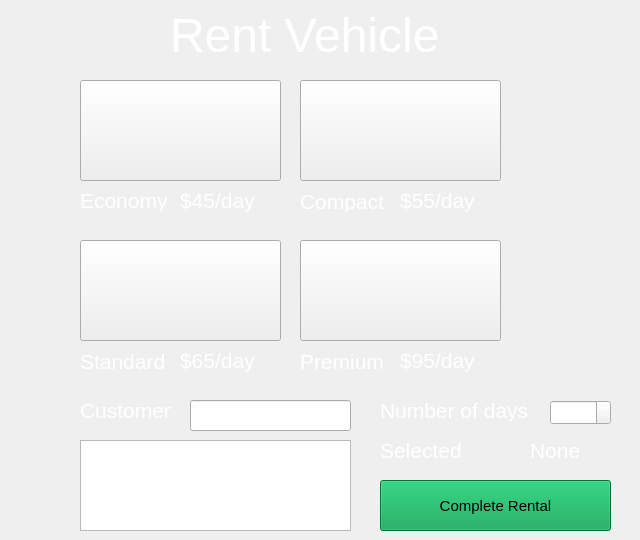
    <widget class="QWidget" name="Rent">
     <widget class="QLabel" name="label_3">
      <property name="geometry">
       <rect>
        <x>170</x>
        <y>0</y>
        <width>271</width>
        <height>71</height>
       </rect>
      </property>
      <property name="font">
       <font>
        <pointsize>36</pointsize>
       </font>
      </property>
      <property name="styleSheet">
       <string notr="true">color: rgb(255, 255, 255);</string>
      </property>
      <property name="text">
       <string>Rent Vehicle</string>
      </property>
     </widget>
     <widget class="QLabel" name="label_15">
      <property name="geometry">
       <rect>
        <x>80</x>
        <y>190</y>
        <width>101</width>
        <height>21</height>
       </rect>
      </property>
      <property name="font">
       <font>
        <pointsize>16</pointsize>
       </font>
      </property>
      <property name="styleSheet">
       <string notr="true">color: rgb(255, 255, 255);</string>
      </property>
      <property name="text">
       <string>Economy</string>
      </property>
     </widget>
     <widget class="QLabel" name="label_16">
      <property name="geometry">
       <rect>
        <x>300</x>
        <y>191</y>
        <width>101</width>
        <height>21</height>
       </rect>
      </property>
      <property name="font">
       <font>
        <pointsize>16</pointsize>
       </font>
      </property>
      <property name="styleSheet">
       <string notr="true">color: rgb(255, 255, 255);</string>
      </property>
      <property name="text">
       <string>Compact</string>
      </property>
     </widget>
     <widget class="QLabel" name="label_17">
      <property name="geometry">
       <rect>
        <x>80</x>
        <y>351</y>
        <width>101</width>
        <height>21</height>
       </rect>
      </property>
      <property name="font">
       <font>
        <pointsize>16</pointsize>
       </font>
      </property>
      <property name="styleSheet">
       <string notr="true">color: rgb(255, 255, 255);</string>
      </property>
      <property name="text">
       <string>Standard</string>
      </property>
     </widget>
     <widget class="QLabel" name="label_18">
      <property name="geometry">
       <rect>
        <x>300</x>
        <y>351</y>
        <width>101</width>
        <height>21</height>
       </rect>
      </property>
      <property name="font">
       <font>
        <pointsize>16</pointsize>
       </font>
      </property>
      <property name="styleSheet">
       <string notr="true">color: rgb(255, 255, 255);</string>
      </property>
      <property name="text">
       <string>Premium</string>
      </property>
     </widget>
     <widget class="QLabel" name="econPriceLabel">
      <property name="geometry">
       <rect>
        <x>180</x>
        <y>185</y>
        <width>101</width>
        <height>31</height>
       </rect>
      </property>
      <property name="font">
       <font>
        <pointsize>16</pointsize>
       </font>
      </property>
      <property name="styleSheet">
       <string notr="true">color: rgb(255, 255, 255);</string>
      </property>
      <property name="text">
       <string>$45/day</string>
      </property>
     </widget>
     <widget class="QLabel" name="compactPriceLabel">
      <property name="geometry">
       <rect>
        <x>400</x>
        <y>185</y>
        <width>101</width>
        <height>31</height>
       </rect>
      </property>
      <property name="font">
       <font>
        <pointsize>16</pointsize>
       </font>
      </property>
      <property name="styleSheet">
       <string notr="true">color: rgb(255, 255, 255);</string>
      </property>
      <property name="text">
       <string>$55/day</string>
      </property>
     </widget>
     <widget class="QLabel" name="standardPriceLabel">
      <property name="geometry">
       <rect>
        <x>180</x>
        <y>345</y>
        <width>101</width>
        <height>31</height>
       </rect>
      </property>
      <property name="font">
       <font>
        <pointsize>16</pointsize>
       </font>
      </property>
      <property name="styleSheet">
       <string notr="true">color: rgb(255, 255, 255);</string>
      </property>
      <property name="text">
       <string>$65/day</string>
      </property>
     </widget>
     <widget class="QLabel" name="premiumPriceLabel">
      <property name="geometry">
       <rect>
        <x>400</x>
        <y>345</y>
        <width>101</width>
        <height>31</height>
       </rect>
      </property>
      <property name="font">
       <font>
        <pointsize>16</pointsize>
       </font>
      </property>
      <property name="styleSheet">
       <string notr="true">color: rgb(255, 255, 255);</string>
      </property>
      <property name="text">
       <string>$95/day</string>
      </property>
     </widget>
     <widget class="QPushButton" name="selectEconomyBtn">
      <property name="geometry">
       <rect>
        <x>80</x>
        <y>80</y>
        <width>201</width>
        <height>101</height>
       </rect>
      </property>
      <property name="styleSheet">
       <string notr="true"/>
      </property>
      <property name="text">
       <string/>
      </property>
      <property name="icon">
       <iconset resource="resources.qrc">
        <normaloff>:/images/economy.png</normaloff>:/images/economy.png</iconset>
      </property>
      <property name="iconSize">
       <size>
        <width>239</width>
        <height>200</height>
       </size>
      </property>
     </widget>
     <widget class="QPushButton" name="selectCompactBtn">
      <property name="geometry">
       <rect>
        <x>300</x>
        <y>80</y>
        <width>201</width>
        <height>101</height>
       </rect>
      </property>
      <property name="styleSheet">
       <string notr="true"/>
      </property>
      <property name="text">
       <string/>
      </property>
      <property name="icon">
       <iconset resource="resources.qrc">
        <normaloff>:/images/compact.png</normaloff>:/images/compact.png</iconset>
      </property>
      <property name="iconSize">
       <size>
        <width>239</width>
        <height>200</height>
       </size>
      </property>
     </widget>
     <widget class="QPushButton" name="selectStandardBtn">
      <property name="geometry">
       <rect>
        <x>80</x>
        <y>240</y>
        <width>201</width>
        <height>101</height>
       </rect>
      </property>
      <property name="styleSheet">
       <string notr="true"/>
      </property>
      <property name="text">
       <string/>
      </property>
      <property name="icon">
       <iconset resource="resources.qrc">
        <normaloff>:/images/standard.png</normaloff>:/images/standard.png</iconset>
      </property>
      <property name="iconSize">
       <size>
        <width>239</width>
        <height>200</height>
       </size>
      </property>
     </widget>
     <widget class="QPushButton" name="selectPremiumBtn">
      <property name="geometry">
       <rect>
        <x>300</x>
        <y>240</y>
        <width>201</width>
        <height>101</height>
       </rect>
      </property>
      <property name="styleSheet">
       <string notr="true"/>
      </property>
      <property name="text">
       <string/>
      </property>
      <property name="icon">
       <iconset resource="resources.qrc">
        <normaloff>:/images/premium.png</normaloff>:/images/premium.png</iconset>
      </property>
      <property name="iconSize">
       <size>
        <width>239</width>
        <height>200</height>
       </size>
      </property>
     </widget>
     <widget class="QLabel" name="label_19">
      <property name="geometry">
       <rect>
        <x>380</x>
        <y>440</y>
        <width>101</width>
        <height>21</height>
       </rect>
      </property>
      <property name="font">
       <font>
        <pointsize>16</pointsize>
       </font>
      </property>
      <property name="styleSheet">
       <string notr="true">color: rgb(255, 255, 255);</string>
      </property>
      <property name="text">
       <string>Selected</string>
      </property>
     </widget>
     <widget class="QLabel" name="catSelectedLabel">
      <property name="geometry">
       <rect>
        <x>530</x>
        <y>440</y>
        <width>101</width>
        <height>21</height>
       </rect>
      </property>
      <property name="font">
       <font>
        <pointsize>16</pointsize>
       </font>
      </property>
      <property name="styleSheet">
       <string notr="true">color: rgb(255, 255, 255);</string>
      </property>
      <property name="text">
       <string>None</string>
      </property>
     </widget>
     <widget class="QLabel" name="label_21">
      <property name="geometry">
       <rect>
        <x>380</x>
        <y>400</y>
        <width>161</width>
        <height>21</height>
       </rect>
      </property>
      <property name="font">
       <font>
        <pointsize>16</pointsize>
       </font>
      </property>
      <property name="styleSheet">
       <string notr="true">color: rgb(255, 255, 255);</string>
      </property>
      <property name="text">
       <string>Number of days</string>
      </property>
     </widget>
     <widget class="QLabel" name="label_22">
      <property name="geometry">
       <rect>
        <x>80</x>
        <y>400</y>
        <width>101</width>
        <height>21</height>
       </rect>
      </property>
      <property name="font">
       <font>
        <pointsize>16</pointsize>
       </font>
      </property>
      <property name="styleSheet">
       <string notr="true">color: rgb(255, 255, 255);</string>
      </property>
      <property name="text">
       <string>Customer</string>
      </property>
     </widget>
     <widget class="QPushButton" name="completeRentalButton">
      <property name="geometry">
       <rect>
        <x>380</x>
        <y>480</y>
        <width>231</width>
        <height>51</height>
       </rect>
      </property>
      <property name="font">
       <font>
        <family>Segoe UI</family>
        <pointsize>11</pointsize>
        <italic>false</italic>
        <bold>false</bold>
       </font>
      </property>
      <property name="styleSheet">
       <string notr="true">border-color: rgb(255, 255, 255);
font: 11pt &quot;Segoe UI&quot;;
color: rgb(0, 0, 0);
background-color: rgb(0, 159, 77);</string>
      </property>
      <property name="text">
       <string>Complete Rental</string>
      </property>
     </widget>
     <widget class="QSpinBox" name="daysSpinBox">
      <property name="geometry">
       <rect>
        <x>550</x>
        <y>400</y>
        <width>61</width>
        <height>25</height>
       </rect>
      </property>
      <property name="layoutDirection">
       <enum>Qt::LeftToRight</enum>
      </property>
      <property name="styleSheet">
       <string notr="true">font: 16pt &quot;Segoe UI&quot;;
color: rgb(255, 255, 255);</string>
      </property>
      <property name="minimum">
       <number>1</number>
      </property>
     </widget>
     <widget class="QListWidget" name="customerSearchResultsList">
      <property name="geometry">
       <rect>
        <x>80</x>
        <y>440</y>
        <width>271</width>
        <height>91</height>
       </rect>
      </property>
      <property name="styleSheet">
       <string notr="true">color: rgb(255, 255, 255);</string>
      </property>
     </widget>
     <widget class="QLineEdit" name="customerSearchBox">
      <property name="geometry">
       <rect>
        <x>190</x>
        <y>400</y>
        <width>161</width>
        <height>31</height>
       </rect>
      </property>
      <property name="toolTip">
       <string extracomment="Search for customer"/>
      </property>
      <property name="toolTipDuration">
       <number>2</number>
      </property>
      <property name="styleSheet">
       <string notr="true">color: rgb(255, 255, 255);</string>
      </property>
     </widget>
    </widget>
